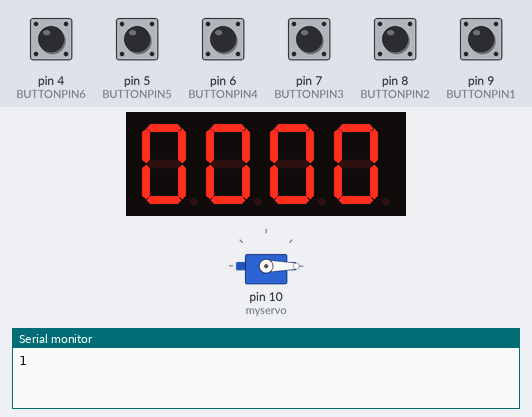
The sketch below on a simulated Arduino Uno, built with avr-gcc and run on an emulated ATmega328P. Parts: 4-digit seven-segment display, servo, the last lines printed to the serial monitor. The test bench sets the inputs (shaded band); at power-on: pin 4 (BUTTONPIN6), pin 5 (BUTTONPIN5), pin 6 (BUTTONPIN4), pin 7 (BUTTONPIN3), pin 8 (BUTTONPIN2), pin 9 (BUTTONPIN1) HIGH.

Above: at 1.2 s.
1.3 s: pin 6 (BUTTONPIN4) pulled LOW for 0.15 s
At 2.0 s:
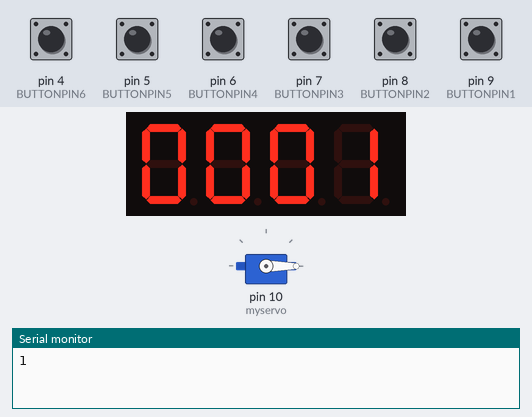
3.0 s: pin 4 (BUTTONPIN6) pulled LOW for 0.15 s
At 3.6 s:
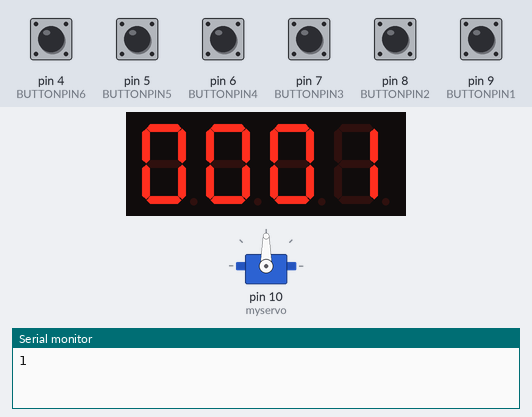
5.7 s: pin 7 (BUTTONPIN3) pulled LOW for 0.15 s
At 7.1 s:
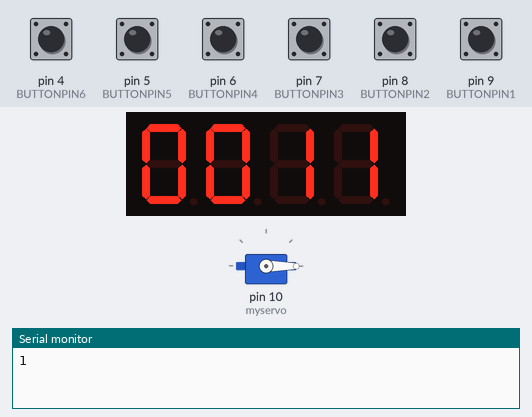
7.4 s: pin 8 (BUTTONPIN2) pulled LOW for 0.15 s
At 8.0 s:
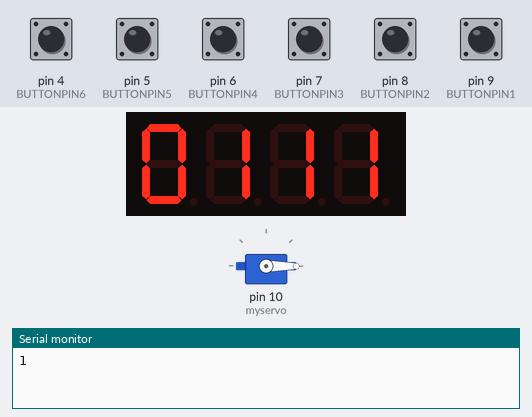
9.1 s: pin 9 (BUTTONPIN1) pulled LOW for 0.15 s
At 9.8 s:
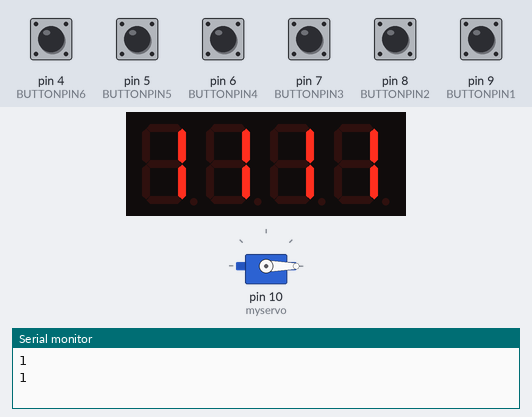
10.8 s: pin 4 (BUTTONPIN6) pulled LOW for 1 s
At 12.6 s:
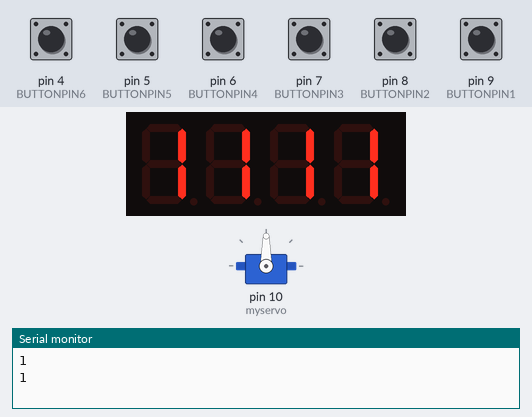
Timing chart, 0 to 14.1 s (numbered marks = the images above; inputs shaded):
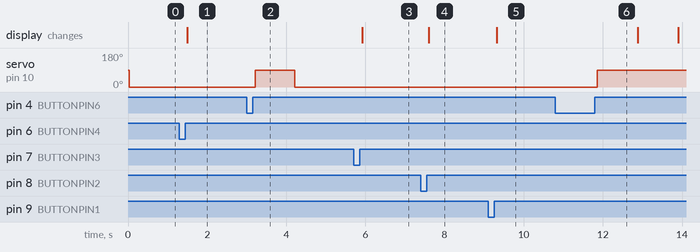

Measured:
- after the input at 1.3 s, the display: changes after 0.20 s (image 1)
- after the input at 3.0 s, servo on pin 10 (myservo): 0° → 90° after 0.21 s, → 0° 1.0 s later
- after the input at 5.7 s, the display: changes after 0.22 s (image 3)
- after the input at 7.4 s, the display: changes after 0.21 s (image 4)
- after the input at 9.1 s, the display: changes after 0.22 s (image 5)
- after the input at 10.8 s, servo on pin 10 (myservo): 0° → 90° after 1.1 s

The sketch:

arduino_project_final.ino
```cpp
#include <TM1637.h>
#include <Servo.h>
#define CLK 2
#define DIO 3
#define BUTTONPIN1 9
#define BUTTONPIN2 8
#define BUTTONPIN3 7
#define BUTTONPIN4 6
#define BUTTONPIN5 5
#define BUTTONPIN6 4

TM1637 tm1637(CLK, DIO);
Servo myservo;  //馬達命名
int point_flag = 1;
int state1, state2, state3, state4, state5, state6;
int flag1 = LOW, flag2 = LOW, flag3 = LOW, flag4 = LOW, flag5 = LOW, flag6 = LOW;
int thousand, hundred, ten, one, countdown;

void setup() {
  tm1637.init();
  tm1637.set(BRIGHT_TYPICAL);
  pinMode(BUTTONPIN1, INPUT_PULLUP);
  pinMode(BUTTONPIN2, INPUT_PULLUP);
  pinMode(BUTTONPIN3, INPUT_PULLUP);
  pinMode(BUTTONPIN4, INPUT_PULLUP);
  pinMode(BUTTONPIN5, INPUT_PULLUP);
  pinMode(BUTTONPIN6, INPUT_PULLUP);
  int thousand = 0, hundred = 0, ten = 0, one = 0;
  Serial.begin(9600);
  myservo.attach(10);
}

void deBouncing() {  //按鈕反彈跳設計，並藉由前五顆按鈕設定顯示屏上的數字
  if (state1 == HIGH && flag1 == LOW) {
    thousand += 1;  //千位數+1
    flag1 = HIGH;
    Serial.println(digitalRead(BUTTONPIN1));
    if (thousand == 10) {
      thousand = 0;
    }
  } else if (state1 == LOW && flag1 == HIGH) {
    flag1 = LOW;
  }
  if (state2 == HIGH && flag2 == LOW) {
    hundred += 1;  //百位數+1
    flag2 = HIGH;
    if (hundred == 10) {
      hundred = 0;
    }
  } else if (state2 == LOW && flag2 == HIGH) {
    flag2 = LOW;
  }
  if (state3 == HIGH && flag3 == LOW) {
    ten += 1;  //十位數+1
    flag3 = HIGH;
    if (ten == 10) {
      ten = 0;
    }
  } else if (state3 == LOW && flag3 == HIGH) {
    flag3 = LOW;
  }
  if (state4 == HIGH && flag4 == LOW) {
    one += 1;  //個位數+1
    flag4 = HIGH;
    if (one == 10) {
      one = 0;
    }
  } else if (state4 == LOW && flag4 == HIGH) {
    flag4 = LOW;
  }
  if (state5 == HIGH && flag5 == LOW) {
    thousand = hundred = ten = one = 0;  //歸零
    flag5 = HIGH;
  } else if (state5 == LOW && flag5 == HIGH) {
    flag5 = LOW;
  }
}
void countdowning() {  //倒計時
  while (countdown != 0) {
    int thousand = countdown / 1000;
    int hundred = (countdown / 100) % 10;
    int ten = (countdown / 10) % 10;
    int one = countdown % 10;  //將秒數的位數分別宣告成個十百千
    tm1637.display(0, thousand);
    tm1637.display(1, hundred);
    tm1637.display(2, ten);
    tm1637.display(3, one);  //將數字呈現在顯示屏上
    countdown--;
    delay(1000);  //每過一秒，秒數減一
  }
  if (countdown == 0) {  //當countdown=0時，馬達轉成解鎖狀態
    unlock();
  }
}
void unlock() {
  myservo.write(0);
}

void loop() {
  state1 = digitalRead(BUTTONPIN1);
  state2 = digitalRead(BUTTONPIN2);
  state3 = digitalRead(BUTTONPIN3);
  state4 = digitalRead(BUTTONPIN4);
  state5 = digitalRead(BUTTONPIN5);
  state6 = digitalRead(BUTTONPIN6);

  tm1637.display(0, thousand);
  tm1637.display(1, hundred);
  tm1637.display(2, ten);
  tm1637.display(3, one);

  deBouncing();
  countdown = thousand * 1000 + hundred * 100 + ten * 10 + one;  //倒數計時秒數

  if (state6 == HIGH && flag6 == LOW) {  //按下此按鈕即可開始倒計時，且馬達上鎖，同樣利用反彈跳理論
    flag6 = HIGH;
    myservo.write(90);
    countdowning();

  } else if (state6 == LOW && flag6 == HIGH) {
    flag6 = LOW;
  }
}
```
